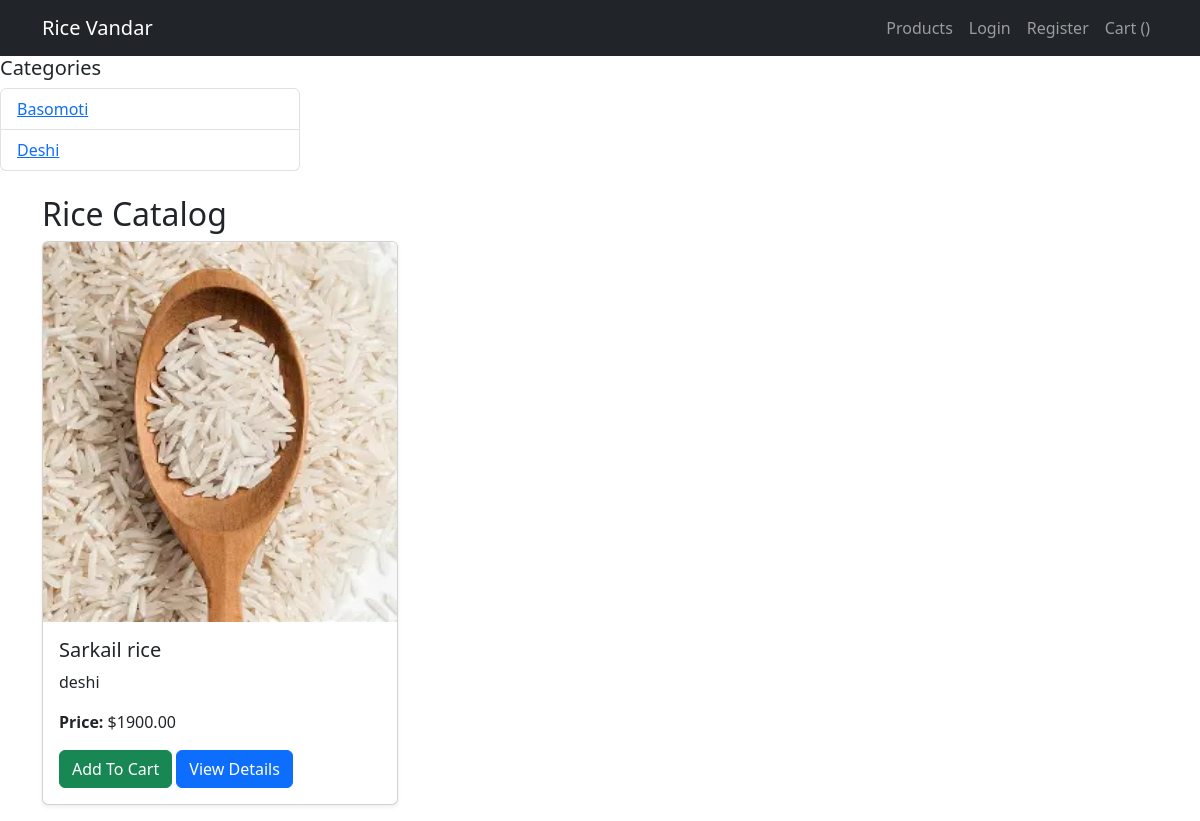
Before: / with the older database file.
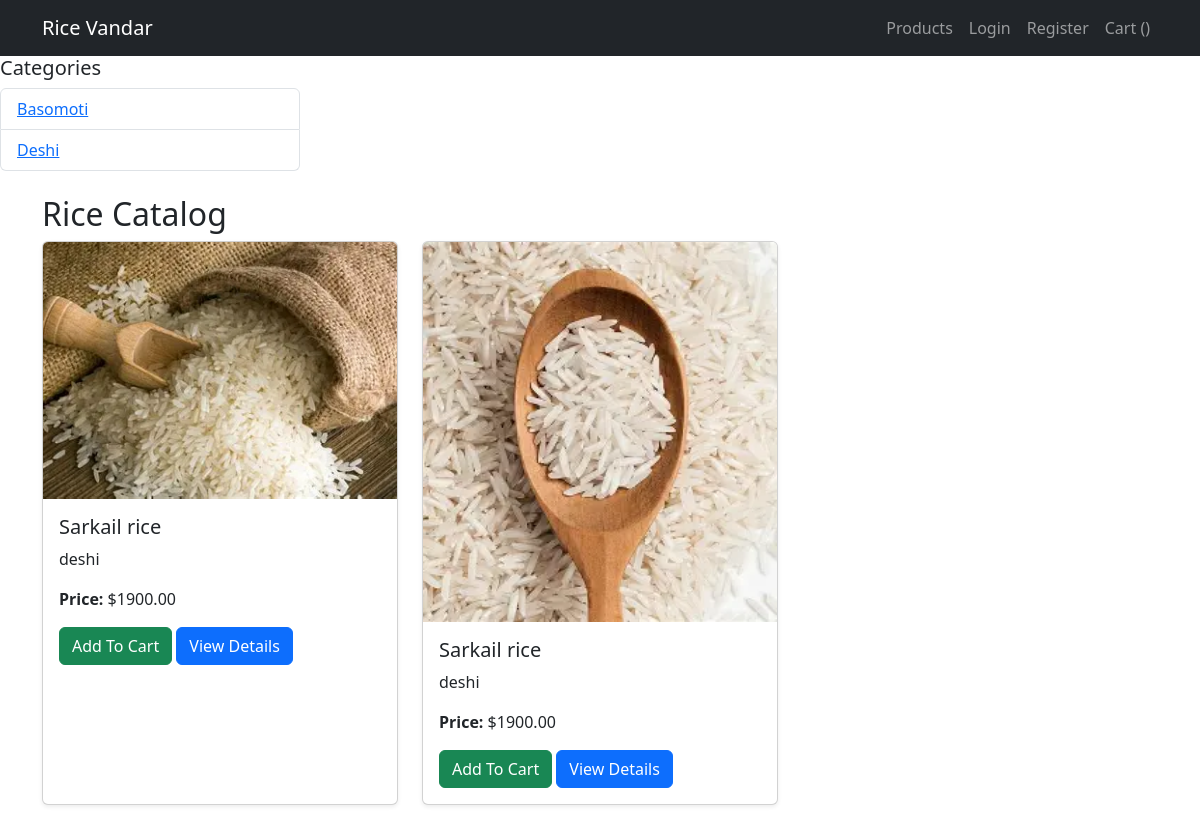
After: the same page with the newer database file.
### catalogue/models.py (models this page shows, shortened)
class RiceCategory(models.Model):
    name = models.CharField(max_length=100, unique=True)
    description = models.TextField(blank=True, null=True)
    class Meta:
        verbose_name_plural = "Rice Categories"

class Product(models.Model):
    name = models.CharField(max_length=200)
    category = models.ForeignKey(RiceCategory, on_delete=models.CASCADE, related_name="products", null=True, blank=True)
    description = models.TextField(blank=True)
    price = models.DecimalField(max_digits=10, decimal_places=2)
    stock = models.PositiveIntegerField(default=0)
    image = models.ImageField(upload_to='products/', blank=True, null=True)
    created_at = models.DateTimeField(auto_now_add=True)
    updated_at = models.DateTimeField(auto_now=True)

### catalogue/views.py (the view)
# urls.py: path('', views.product_list, name='product_list'),
def product_list(request):
    products = Product.objects.all().order_by('-created_at')
    categories = RiceCategory.objects.all()
    return render(request, 'catalogue/product_list.html', {'products': products, 'categories': categories})

### templates/catalogue/product_list.html (shortened to what this page needs)
{% extends "base.html" %}
{% block content %}
<h2>Rice Catalog</h2>
<div class="row">
    {% for product in products %}
    <div class="col-md-4 mb-3">
        <div class="card h-100 shadow-sm">
            {% if product.image %}
            <img src="{{ product.image.url }}" class="card-img-top" alt="{{ product.name }}">
            {% endif %}
            <div class="card-body">
                <h5 class="card-title">{{ product.name }}</h5>
                <p class="card-text">{{ product.description|truncatechars:100 }}</p>
                <p class="card-text"><strong>Price:</strong> ${{ product.price }}</p>
             <a href="{% url 'cart:add_to_cart' product.id %}" class="btn btn-success">Add To Cart</a>
                <a href="{% url 'catalogue:product_detail' product.pk %}" class="btn btn-primary">View Details</a>
            </div>
        </div>
    </div>
    {% empty %}
    <p>No products available.</p>
    {% endfor %}
</div>
{% endblock %}

### templates/base.html (shortened to what this page needs)
{% load static %}
<!DOCTYPE html>
<html lang="en">
<head>
    <link rel="stylesheet" href="{% static 'css/styles.css' %}?v={{ time }}">
    <link href="https://cdn.jsdelivr.net/npm/bootstrap@5.3.0/dist/css/bootstrap.min.css" rel="stylesheet">
</head>
<body>
    <nav class="navbar navbar-expand-lg navbar-dark bg-dark">
      <div class="container">
        <a class="navbar-brand " href="{% url 'catalogue:product_list' %}">Rice Vandar</a>
        <div>
          <ul class="navbar-nav">
            <li class="nav-item"><a class="nav-link" href="{% url 'catalogue:product_list' %}">Products</a></li>
            {% if user.is_authenticated %}
              <li class="nav-item"><a class="nav-link" href="{% url 'accounts:profile' %}">Hi, {{ user.username }}</a></li>
              <li class="nav-item"><a class="nav-link" href="{% url 'accounts:logout' %}">Logout</a></li>
            {% else %}
              <li class="nav-item"><a class="nav-link" href="{% url 'accounts:login' %}">Login</a></li>
              <li class="nav-item"><a class="nav-link" href="{% url 'accounts:register' %}">Register</a></li>
            {% endif %}
            <li class="nav-item"><a class="nav-link" href="{% url 'cart:view_cart' %}">Cart ({{ cart_item_count }})</a></li>
          </ul>
        </div>
      </div>
    </nav>
 <div class="col-md-3">
                <h5>Categories</h5>
                <ul class="list-group">
                    {% for cat in categories %}
                        <li class="list-group-item">
                            <a href="{% url 'catalogue:category_products' cat.id %}">{{ cat.name }}</a>
                        </li>
                    {% empty %}
                        <li class="list-group-item">No categories available</li>
                    {% endfor %}
                </ul>
            </div>
    <div class="container mt-4">
        {% block content %}{% endblock %}
    </div>
</body>
</html>

### static/css/styles.css (style rules this page uses)
body { background-color: hwb(110 23% 49%); color: black; }

Changed rows visible on the page:
added Product: image (picture), name "Sarkail rice", description "deshi", price "1900.00"
